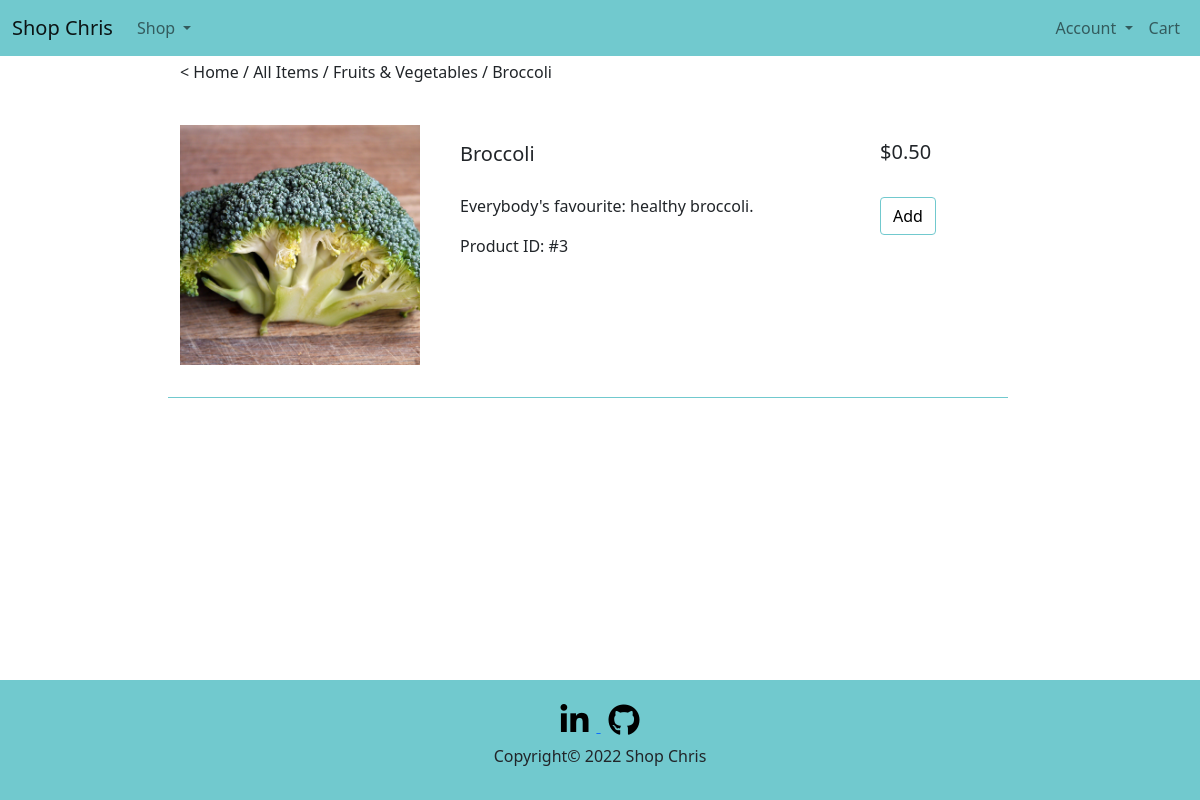
The page /products/fruits_and_vegetables/broccoli (signed in) on the database its author committed.
### main.py (models this page shows)
class Product(db.Model):
    __tablename__ = "products"
    id = db.Column(db.Integer, primary_key=True)
    name = db.Column(db.String(100), nullable=False, unique=True)
    category = db.Column(db.String(100), nullable=False)
    category_title = db.Column(db.String(100), nullable=False)
    description = db.Column(db.Text, nullable=False)
    price = db.Column(db.Float, nullable=False)
    img = db.Column(db.String(100), nullable=False)

### main.py (the view)
@app.route("/products/<string:category>/<string:item>", methods=["GET", "POST"])
def individual_product(category, item):
    specific_product = Product.query.filter_by(name=item).first()
    if request.method == "POST":
        item = request.form.get('add_button')
        shopping_cart.append(item)
        return render_template("products_individual.html", logged_in=current_user.is_authenticated,
                               cart_size=len(shopping_cart), title=specific_product.name.title(),
                               copyright_year=copyright_year, product=specific_product)
    return render_template("products_individual.html", logged_in=current_user.is_authenticated,
                           cart_size=len(shopping_cart), title=specific_product.name.title(),
                           copyright_year=copyright_year, product=specific_product)

### main.py (called while the page is built)
@login_manager.user_loader
def load_user(user_id):
    return User.query.get(int(user_id))

### templates/products_individual.html
{% extends "base.html" %}
{% block content %}
<form method="post" action="{{ url_for('individual_product', category=product.category, item=product.name) }}">
    <div class="container-fluid items-container">
        <p>< <a class="link-unstyled black-hyperlink" href="{{ url_for('home') }}">Home</a>
            / <a class="link-unstyled black-hyperlink" href="{{ url_for('all_items') }}">All Items</a>
            / <a class="link-unstyled black-hyperlink" href="{{ url_for('products', category=product.category) }}">
                {{ product.category_title }}</a> / {{ product.name.title() }}
        </p>
        <div class="row product-item-border">
            <div class="col-lg-4">
                <img class="cart-image-thumbnail" src="{{ url_for('static', filename=product.name+'.jpg') }}">
            </div>
            <div class="col-lg-6 cold-md-7">
                <h5 class="cart-item-heading">{{ product.name.title() }}</h5>
                <p class="cart-item-description">{{ product.description }}</p>
                <p class="cart-item-description">Product ID: #{{ product.id }}</p>
            </div>
            <div class="col-lg-2 col-md-5">
                <h5 class="cart-pricing">${{ "%.2f"|format(product.price) }}</h5>
                <button type="submit" class="btn btn-outline-primary generic-button add-button-product-page"
                        name="add_button" value={{product.name}}>
                    Add
                </button>
            </div>
            <div class="row cart-white-space"></div>
        </div>
    </div>
</form>
{% endblock %}

### static/styles.css (style rules this page uses)
@media screen and (max-width:1300px) { .items-container { padding-top: 60px !important; } }
body { min-height: 100vh; position: relative; margin: 0; padding-bottom: 100px; box-sizing: border-box; }
.items-container, .images-container { padding: 4% 15% 0 15%; }
.black-hyperlink { color: black; }
.generic-button { border-color: #71C9CE !important; color: black !important; margin-left: auto !important; margin-right: auto; }
.link-unstyled { color: inherit; text-decoration: inherit; }
.cart-white-space { padding: 1rem; }
.cart-image-thumbnail { width: 15rem; height: 15rem; object-fit: cover; display: block; margin-top: 4%; }
.cart-item-heading { padding: 7% 0 5% 0; text-align: left; }
.cart-pricing { padding-top: 22%; }
.product-item-border { width: 100%; border-bottom: 1px solid #71C9CE; padding-top: 1.7%; }
.add-button-product-page { margin-top: 25px; }

### rows shown on the page
Product: category_title "Fruits & Vegetables", name "Broccoli", name (picture), description "Everybody's favourite: healthy broccoli.", id "3", price "0.50"

### other values the page prints
{{ copyright_year }} "2022"
